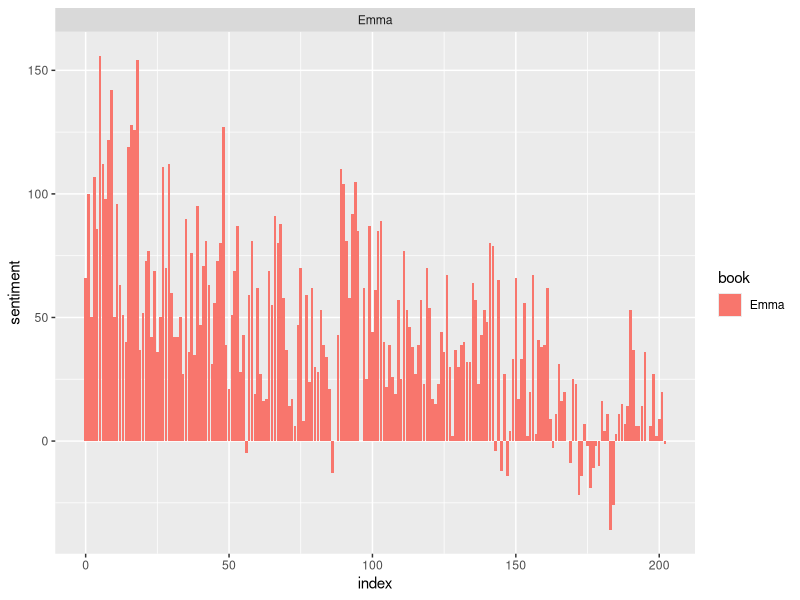
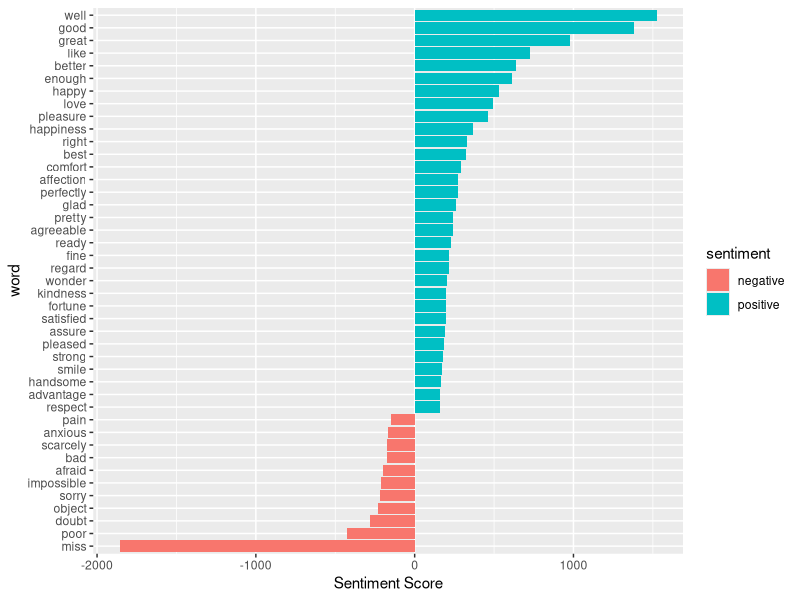
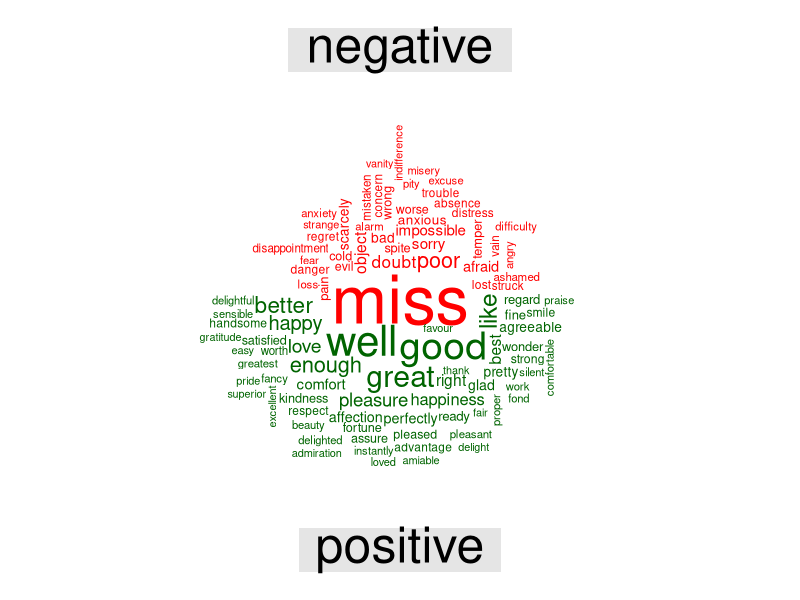

Write the R code that produced these figures, in order.
## ---- chunk 1
knitr::opts_chunk$set(echo = TRUE)
## ---- chunk 2
library(tidytext)
get_sentiments("bing")
## ---- chunk 3
library(dplyr)
library(stringr)
library(janeaustenr)

tidy_data <- austen_books() %>%
 group_by(book) %>%
 mutate(linenumber = row_number(),
   chapter = cumsum(str_detect(text, regex("^chapter [\\divxlc]", 
                          ignore_case = TRUE)))) %>%
ungroup() %>%
unnest_tokens(word, text)
## ---- chunk 4
positive_senti <- get_sentiments("bing") %>%
 filter(sentiment == "positive")

tidy_data %>%
 filter(book == "Emma") %>%
 semi_join(positive_senti) %>%
 count(word, sort = TRUE)
## ---- chunk 5
library(tidyr)
bing <- get_sentiments("bing")
Emma_sentiment <- tidy_data %>%
 inner_join(bing) %>%
 count(book = "Emma" , index = linenumber %/% 80, sentiment) %>%
 spread(sentiment, n, fill = 0) %>%
 mutate(sentiment = positive - negative)
## ---- chunk 6
library(ggplot2)

ggplot(Emma_sentiment, aes(index, sentiment, fill = book)) +
 geom_bar(stat = "identity", show.legend = TRUE) +
 facet_wrap(~book, ncol = 2, scales = "free_x")
## ---- chunk 7
counting_words <- tidy_data %>%
 inner_join(bing) %>%
 count(word, sentiment, sort = TRUE)
head(counting_words)
## ---- chunk 8
counting_words %>%
 filter(n > 150) %>%
 mutate(n = ifelse(sentiment == "negative", -n, n)) %>%
 mutate(word = reorder(word, n)) %>%
 ggplot(aes(word, n, fill = sentiment))+
 geom_col() +
 coord_flip() +
 labs(y = "Sentiment Score")
## ---- chunk 9
library(reshape2)
library(wordcloud)
tidy_data %>%
 inner_join(bing) %>%
 count(word, sentiment, sort = TRUE) %>%
 acast(word ~ sentiment, value.var = "n", fill = 0) %>%
 comparison.cloud(colors = c("red", "dark green"),
          max.words = 100)
